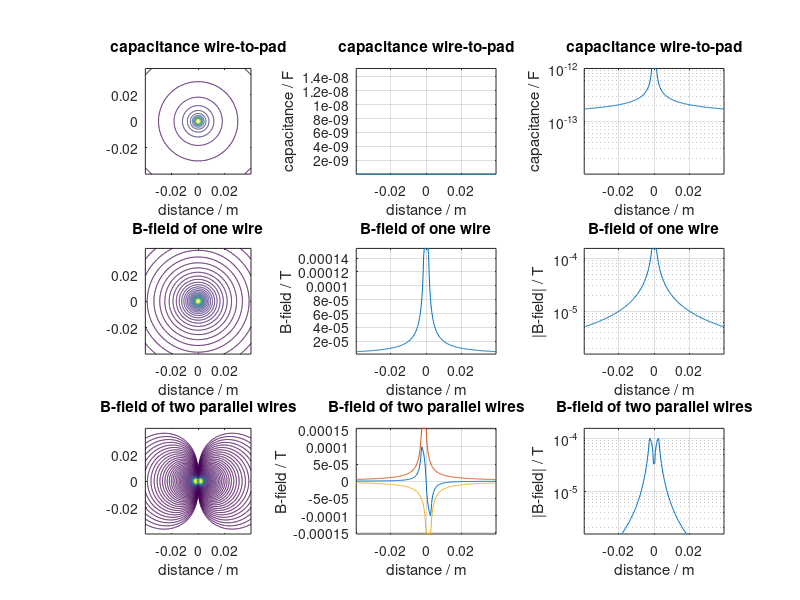

This chart was generated by the following MATLAB code:
%% Calculate the E- and B-fields of a mains cable
% Voltage set to 230V
% Current normalised to 1A
% (c) hhrt@zhaw.ch 06.02.2020
clc; clear; close all;
format compact; format short eng;

%% Geometry             % All dimensions in m or m2
A_wire = 1.5e-6;        % Conductor cross-section in m2
d_wires = 2.6e-3;       % Outer diameter of isolated conductor = distance of wire centers
d_pad = 25e-3;          % Length of pad which picks up the electric field of the wire

%% Pre-calculation
r_wire = sqrt(A_wire/pi);        % Radius of the wire
N = 115; inc = r_wire/2;         % Grid dimension and grid spacing in mm
[X,Y] = meshgrid(inc*(-N:1:N), inc*(-N:1:N));

scrsz   = get(0,'ScreenSize');
figure('name', 'Capacity to earth and H-field of one wire and of two wires', 'Position',[10,10,scrsz(3)-20,scrsz(4)-100])

%% Calculate capacity of pad to wire
%  Approach: Calculate capacity with formula for parallel wires
%  As with capacitors in series the smaller value is dominant, the
%  length of the pad and the radius of the wire are taken for calculation.
%  The capacitance value is thus a bit underestimated.

distance = sqrt(X.^2+Y.^2);
C = 8.85e-12*pi*d_pad ./ log(distance/r_wire);
Cmax = 8.85e-12*pi*d_pad / log(2);  % Limit when wire and pad touch
C(1+N-2:1+N+2,1+N-2:1+N+2) = Cmax;
subplot(331);
v = Cmax*logspace(-3,0);
contour(X,Y,C,v); axis equal;
title('capacitance wire-to-pad');
xlabel('distance / m');
subplot(332);
plot(X(1+N,:), C(1+N,:));
title('capacitance wire-to-pad');
grid; ylabel('capacitance / F'); xlabel('distance / m');
axis([-N*inc, N*inc, Cmax/100, Cmax]);
subplot(333);
semilogy(X(1+N,:), abs(C(1+N,:)));
title('capacitance wire-to-pad');
grid; ylabel('capacitance / F'); xlabel('distance / m');
axis([-N*inc, N*inc, Cmax/100, Cmax]);

%% Calculate B-field of one wire
u = 1.257e-6;
R = sqrt(X.*X + Y.*Y);
B = u./(2*pi*R);
Bmax = u./(2*pi*d_wires/2);    % Limit when wire touched
B = min(B, Bmax);        % B-field would decrease in the the wire
subplot(334);
v = Bmax*logspace(-3,0);
contour(X,Y,B,v); axis equal;
title('B-field of one wire');
xlabel('distance / m');
subplot(335);
plot(X(1+N,:), B(1+N,:));
title('B-field of one wire');
grid; ylabel('B-field / T'); xlabel('distance / m');
axis([-N*inc, N*inc, Bmax/100, Bmax]);
subplot(336);
semilogy(X(1+N,:), abs(B(1+N,:)));
title('B-field of one wire');
grid; ylabel('|B-field| / T'); xlabel('distance / m');
axis([-N*inc, N*inc, Bmax/100, Bmax]);

%% Calculate resulting B-field of two parallel wires in same cable
R1 = sqrt((X+d_wires/2).*(X+d_wires/2) + Y.*Y);
B1 = u./(2*pi*R1);
B1 = min(B1, Bmax);         % B-field would decrease in the the wire
R2 = sqrt((X-d_wires/2).*(X-d_wires/2) + Y.*Y);
B2 = -u./(2*pi*R2);    % Current in oposite direction
B2 = max(B2, -Bmax);        % B-field would be 0 in the center of the wire
B12 = B1 + B2;
subplot(337);
v = Bmax*logspace(-3,0);
contour(X,Y,abs(B12),v); axis equal;
title('B-field of two parallel wires');
xlabel('distance / m');
subplot(338);
plot(X(1+N,:), B12(1+N,:), X(1+N,:), B1(1+N,:), X(1+N,:), B2(1+N,:));
title('B-field of two parallel wires');
grid; ylabel('B-field / T'); xlabel('distance / m');
axis([-N*inc, N*inc, -Bmax, Bmax]);
subplot(339);
semilogy(X(1+N,:), abs(B12(1+N,:)));
title('B-field of two parallel wires');
grid; ylabel('|B-field| / T'); xlabel('distance / m');
axis([-N*inc, N*inc, Bmax/100, Bmax]);
